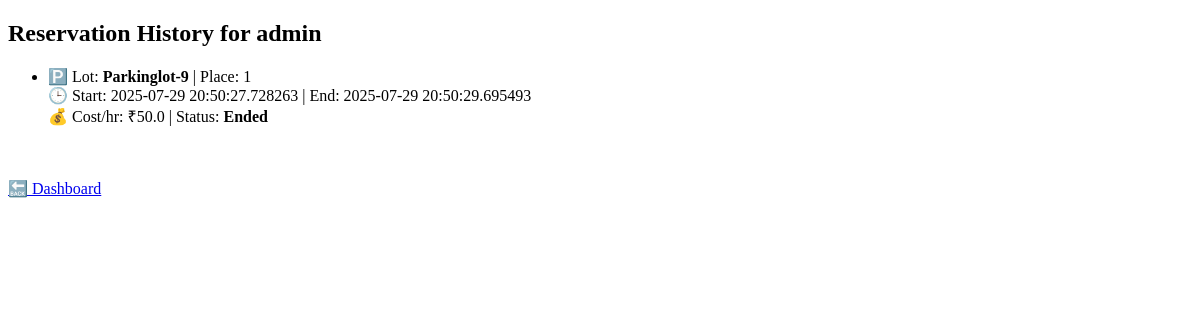
The app's page /history (signed in), older data.
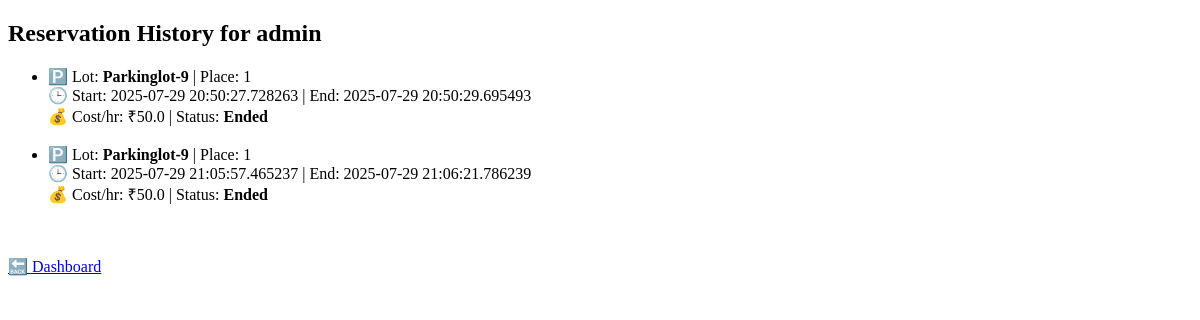
The same page, newer data.
### app.py (models this page shows)
class ParkingLot(db.Model):
    __tablename__ = 'parkinglots'
    id = db.Column(db.Integer, primary_key=True)
    name = db.Column(db.String(100), nullable=False)
    landmark = db.Column(db.String(100), nullable=False)
    address = db.Column(db.String(200))
    pincode = db.Column(db.String(10))
    price = db.Column(db.Integer)
    max_spots = db.Column(db.Integer)
    places = db.relationship('Place', backref='lot', lazy=True)

class Reservation(db.Model):
    __tablename__ = 'reservation'
    id = db.Column(db.Integer, primary_key=True)
    user_id = db.Column(db.Integer, db.ForeignKey('user.id'))
    place_id = db.Column(db.Integer, db.ForeignKey('places.id'))
    start_time = db.Column(db.DateTime, default=datetime.now)
    end_time = db.Column(db.DateTime, nullable=True)
    status = db.Column(db.String(20), default='active')
    cost_per_hour = db.Column(db.Float, nullable=True)
    user = db.relationship('User', backref='reservations')
    place = db.relationship('Place', backref='reservations')

### app.py (the view)
@app.route('/history')
def user_history():
    user_id = session.get('user_id')
    if not user_id:
        return redirect('/login')  #  Force login if not authenticated
    reservations = Reservation.query.filter_by(user_id=user_id).all()
    final_data = []
    for res in reservations:
        place = Place.query.get(res.place_id)
        if not place:
            continue  # skip this reservation if place is missing
        lot = ParkingLot.query.get(place.lot_id)
        if not lot:
            continue  # skip if lot is missing
        final_data.append({
            'lot_name': lot.name,
            'place_number': place.number,
            'start_time': res.start_time,
            'end_time': res.end_time,
            'cost_per_hour': res.cost_per_hour,
            'is_active': res.status=='active'
        })
    return render_template("user_history.html", reservations=final_data)

### templates/user_history.html (shortened to what this page needs)
<!DOCTYPE html>
<html>
<head>
</head>
<body>
    <h2>Reservation History for {{ session.username }}</h2>
    {% if reservations %}
        <ul>
        {% for res in reservations %}
            <li>
                🅿️ Lot: <strong>{{ res.lot_name }}</strong> | Place: {{ res.place_number }}<br>
                🕒 Start: {{ res.start_time }} | End: {{ res.end_time or 'Active' }}<br>
                💰 Cost/hr: ₹{{ res.cost_per_hour }} | Status: <strong>{{ 'Active' if res.is_active else 'Ended' }}</strong>
            </li><br>
        {% endfor %}
        </ul>
    {% else %}
        <p>No reservations found.</p>
    {% endif %}
     <br><a href="{{ url_for('dashboard') }}">🔙  Dashboard</a>
</body>
</html>

Row changes from the older to the newer data that the page shows:
added Reservation: start_time "2025-07-29 21:05:57.465237", end_time "2025-07-29 21:06:21.786239", cost_per_hour "50.0"
Text that changed along with them:
new list line: "🅿️ Lot: | Place: 1 🕒 Start: | End: 💰 Cost/hr: ₹ | Status: Ended"
new list line: "Parkinglot-9"
